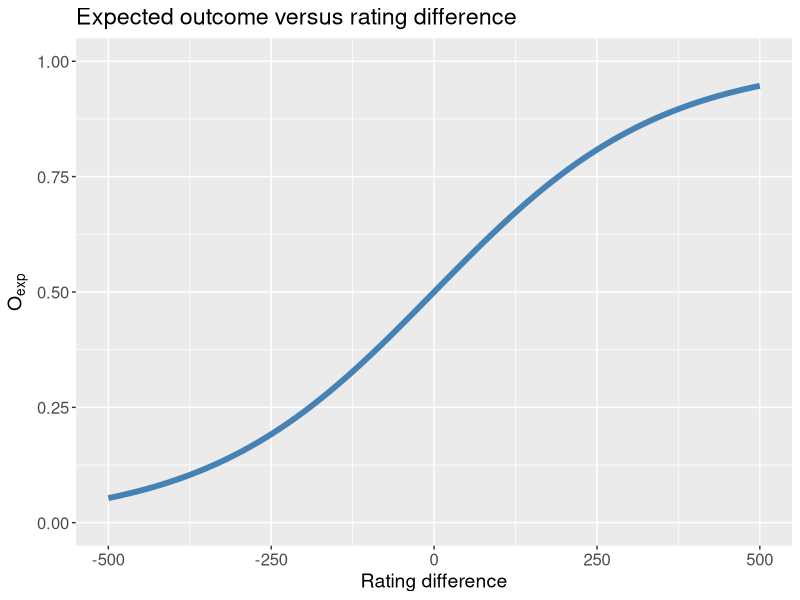

Generate this figure with R:
# Graph settings
xRange <- seq(-500,500,1)

# Load the required libraries
library(ggplot2)

Oexp <- 1/(1+10^(-xRange/400))

dat <- data.frame(ratingDiff = xRange,
                  Oexp = Oexp)

p <- ggplot(data=dat, aes(x=ratingDiff, y=Oexp)) +
  geom_line(color='steelblue', size = 2) +
  ggtitle("Expected outcome versus rating difference") +
  xlab("Rating difference") +
  labs(y=expression(O[exp])) +
  ylim(c(0,1)) +
  theme(axis.text=element_text(size=12),
        legend.position="none",
        axis.title=element_text(size=14), #,face="bold"
        title=element_text(size=14)) #,face="bold"
p
